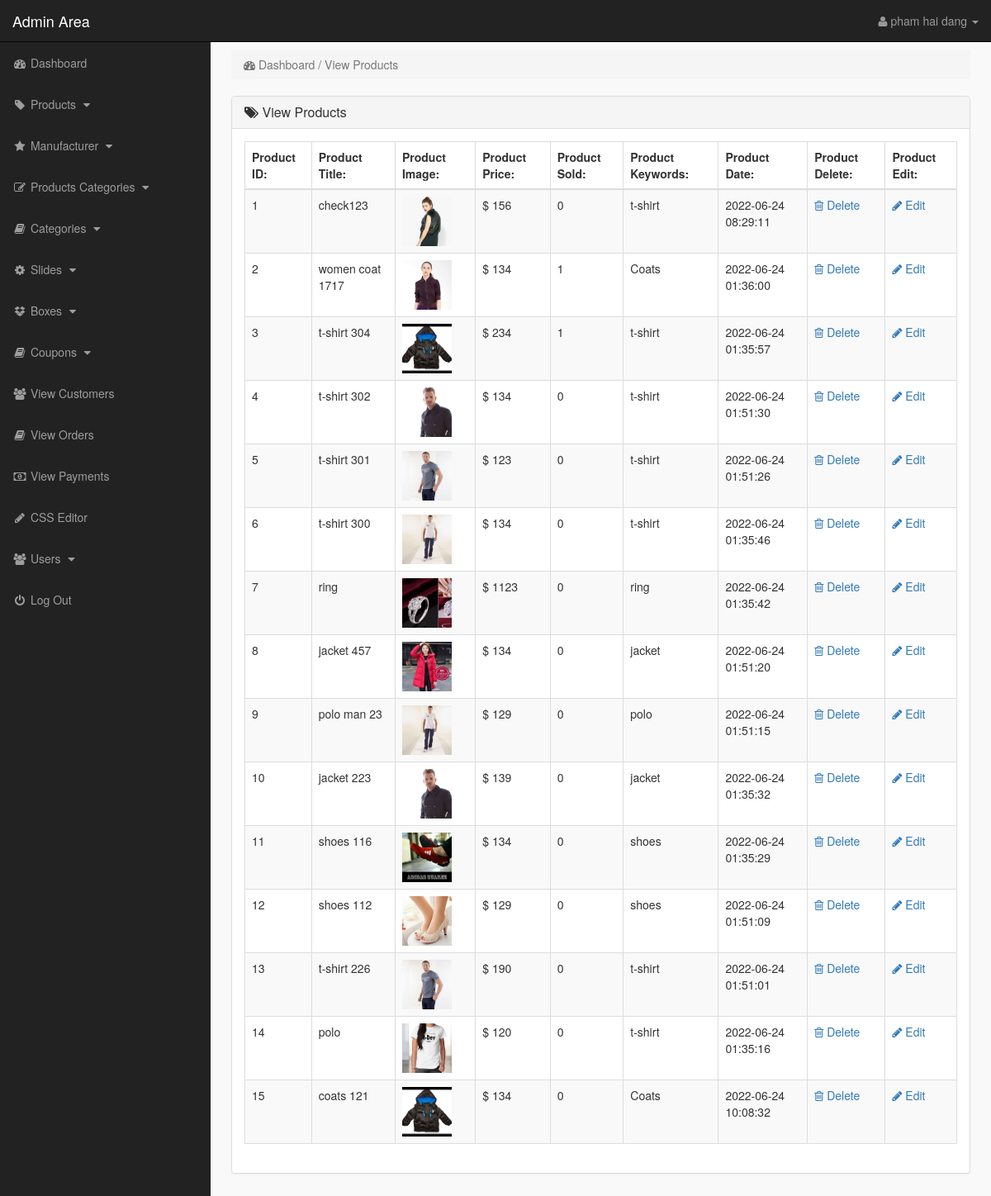
Screenshot of /ecommerce-website/admin_area/index.php?view_products (signed in) with the database file from the repository.
### tables this page shows
CREATE TABLE `tbl_products` (
  `product_id` int(10) NOT NULL,
  `manufacturer_id` int(10) NOT NULL,
  `p_cat_id` int(10) NOT NULL,
  `cat_id` int(10) NOT NULL,
  `date` timestamp NOT NULL DEFAULT current_timestamp() ON UPDATE current_timestamp(),
  `product_title` text NOT NULL,
  `product_img1` text NOT NULL,
  `product_img2` text NOT NULL,
  `product_img3` text NOT NULL,
  `product_price` int(10) NOT NULL,
  `product_desc` text NOT NULL,
  `product_keywords` text NOT NULL,
  `product_label` text NOT NULL,
  `product_sale` int(100) NOT NULL
);

### ecommerce-website/admin_area/view_products.php (the view)
<?php
    if(!isset($_SESSION['admin_email'])){
        echo "<script>window.open('login.php','_self')</script>";
    }else{
?>
<div class="row">
    <div class="col-lg-12">
        <ol class="breadcrumb">
            <li class="active">
                <i class="fa fa-dashboard"></i> Dashboard / View Products
            </li>
        </ol>
    </div>
</div>
<div class="row">
    <div class="col-lg-12">
        <div class="panel panel-default">
            <div class="panel-heading">
               <h3 class="panel-title">
                   <i class="fa fa-tags"></i>  View Products
               </h3>
            </div>
            <div class="panel-body">
                <div class="table-responsive">
                    <table class="table table-striped table-bordered table-hover">
                        <thead>
                            <tr>
                                <th> Product ID: </th>
                                <th> Product Title: </th>
                                <th> Product Image: </th>
                                <th> Product Price: </th>
                                <th> Product Sold: </th>
                                <th> Product Keywords: </th>
                                <th> Product Date: </th>
                                <th> Product Delete: </th>
                                <th> Product Edit: </th>
                            </tr>
                        </thead>
                        <tbody>
                            <?php
                                $i=0;
                                $get_pro = "select * from tbl_products order by 1 DESC";
                                $run_pro = mysqli_query($conn,$get_pro);
                                while($row_pro=mysqli_fetch_array($run_pro)){
                                    $pro_id = $row_pro['product_id'];
                                    $pro_title = $row_pro['product_title'];
                                    $pro_img1 = $row_pro['product_img1'];
                                    $pro_price = $row_pro['product_price'];
                                    $pro_keywords = $row_pro['product_keywords'];
                                    $pro_date = $row_pro['date'];
                                    $i++;
                            ?>
                            <tr>
                                <td> <?php echo $i; ?> </td>
                                <td> <?php echo $pro_title; ?> </td>
                                <td> <img src="product_images/<?php echo $pro_img1; ?>" width="60" height="60"></td>
                                <td> $ <?php echo $pro_price; ?> </td>
                                <td> <?php
                                        $get_sold = "select * from tbl_pending_order where product_id='$pro_id'";
                                        $run_sold = mysqli_query($conn,$get_sold);
                                        $count = mysqli_num_rows($run_sold);
                                        echo $count;
                                     ?>
                                </td>
                                <td> <?php echo $pro_keywords; ?> </td>
                                <td> <?php echo $pro_date ?> </td>
                                <td>
                                     <a href="index.php?delete_product=<?php echo $pro_id; ?>">
                                        <i class="fa fa-trash-o"></i> Delete
                                     </a>
                                </td>
                                <td>
                                     <a href="index.php?edit_product=<?php echo $pro_id; ?>">
                                        <i class="fa fa-pencil"></i> Edit
                                     </a>
                                </td>
                            </tr>
                            <?php } ?>
                        </tbody>
                    </table>
                </div>
            </div>
        </div>
    </div>
</div>
<?php } ?>

### ecommerce-website/admin_area/includes/sidebar.php (shortened to what this page needs)
<?php
    if(!isset($_SESSION['admin_email'])){
        echo "<script>window.open('login.php','_self')</script>";
    }else{
?>
<nav class="navbar navbar-inverse navbar-fixed-top">
    <div class="navbar-header">
        <a href="index.php?dashboard" class="navbar-brand">Admin Area</a>
    </div>
    <ul class="nav navbar-right top-nav">
        <li class="dropdown">
            <a href="#" class="dropdown-toggle" data-toggle="dropdown">
                <i class="fa fa-user"></i> <?php echo $admin_name; ?> <b class="caret"></b>
            </a>
        </li>
    </ul>
    <div class="collapse navbar-collapse navbar-ex1-collapse">
        <ul class="nav navbar-nav side-nav">
            <li>
                <a href="index.php?dashboard">
                        <i class="fa fa-fw fa-dashboard"></i> Dashboard
                </a>
            </li>
            <li>
                <a href="#" data-toggle="collapse" data-target="#products">
                        <i class="fa fa-fw fa-tag"></i> Products
                        <i class="fa fa-fw fa-caret-down"></i>
                </a>
            </li>
            <li>
                <a href="#" data-toggle="collapse" data-target="#manufacturer">
                        <i class="fa fa-fw fa-star"></i> Manufacturer
                        <i class="fa fa-fw fa-caret-down"></i>
                </a>
            </li>
            <li>
                <a href="#" data-toggle="collapse" data-target="#p_cat">
                        <i class="fa fa-fw fa-edit"></i> Products Categories
                        <i class="fa fa-fw fa-caret-down"></i>
                </a>
            </li>
            <li>
                <a href="#" data-toggle="collapse" data-target="#cat">
                        <i class="fa fa-fw fa-book"></i> Categories
                        <i class="fa fa-fw fa-caret-down"></i>
                </a>
            </li>
            <li>
                <a href="#" data-toggle="collapse" data-target="#slides">
                        <i class="fa fa-fw fa-gear"></i> Slides
                        <i class="fa fa-fw fa-caret-down"></i>
                </a>
            </li>
            <li>
                <a href="#" data-toggle="collapse" data-target="#boxes">
                        <i class="fa fa-fw fa-dropbox"></i> Boxes
                        <i class="fa fa-fw fa-caret-down"></i>
                </a>
            </li>
             <li>
                <a href="#" data-toggle="collapse" data-target="#coupon">
                        <i class="fa fa-fw fa-book"></i> Coupons
                        <i class="fa fa-fw fa-caret-down"></i>
                </a>
            </li>
            <li>
                <a href="index.php?view_customers">
                    <i class="fa fa-fw fa-users"></i> View Customers
                </a>
            </li>
            <li>
                <a href="index.php?view_orders">
                    <i class="fa fa-fw fa-book"></i> View Orders
                </a>
            </li>
            <li>
                <a href="index.php?view_payments">
                    <i class="fa fa-fw fa-money"></i> View Payments
                </a>
            </li>
            <li>
                <a href="index.php?edit_css">
                    <i class="fa fa-fw fa-pencil"></i> CSS Editor
                </a>
            </li>
            <li>
                <a href="#" data-toggle="collapse" data-target="#users">
                        <i class="fa fa-fw fa-users"></i> Users
                        <i class="fa fa-fw fa-caret-down"></i>
                </a>
            </li>
            <li>
                <a href="logout.php">
                    <i class="fa fa-fw fa-power-off"></i> Log Out
                </a>
            </li>
        </ul>
    </div>
</nav>
<?php } ?>

### ecommerce-website/admin_area/css/style.css (style rules this page uses)
body { margin-top: 100px; }
@media (min-width: 768px) { body { margin-top: 50px; } }
.top-nav { padding: 0 15px; }
.top-nav>li { float: left; display: block; }
.top-nav>li>a { color: #999999; line-height: 20px; padding-top: 15px; padding-bottom: 15px; }
@media (min-width: 768px) { .side-nav { position: fixed; top: 51px; bottom: 0; width: 255px; overflow-y: auto; overflow-x: hidden; background-color: #222222; padding-bottom: 40px; border-radius: 0; } }
@media (min-width: 768px) { .side-nav>li>a { width: 255px; } }
.panel-body { border-radius: 5px; }

### rows the page displays
tbl_products: product_title "check123", product_img1 (picture), product_price "156", count "0", product_keywords "t-shirt", date "2022-06-24 08:29:11"
tbl_products: product_title "women coat 1717", product_img1 (picture), product_price "134", count "1", product_keywords "Coats", date "2022-06-24 01:36:00"
tbl_products: product_title "t-shirt 304", product_img1 (picture), product_price "234", count "1", product_keywords "t-shirt", date "2022-06-24 01:35:57"
tbl_products: product_title "t-shirt 302", product_img1 (picture), product_price "134", count "0", product_keywords "t-shirt", date "2022-06-24 01:51:30"
tbl_products: product_title "t-shirt 301", product_img1 (picture), product_price "123", count "0", product_keywords "t-shirt", date "2022-06-24 01:51:26"
tbl_products: product_title "t-shirt 300", product_img1 (picture), product_price "134", count "0", product_keywords "t-shirt", date "2022-06-24 01:35:46"
tbl_products: product_title "ring", product_img1 (picture), product_price "1123", count "0", product_keywords "ring", date "2022-06-24 01:35:42"
tbl_products: product_title "jacket 457", product_img1 (picture), product_price "134", count "0", product_keywords "jacket", date "2022-06-24 01:51:20"
tbl_products: product_title "polo man 23", product_img1 (picture), product_price "129", count "0", product_keywords "polo", date "2022-06-24 01:51:15"
tbl_products: product_title "jacket 223", product_img1 (picture), product_price "139", count "0", product_keywords "jacket", date "2022-06-24 01:35:32"
tbl_products: product_title "shoes 116", product_img1 (picture), product_price "134", count "0", product_keywords "shoes", date "2022-06-24 01:35:29"
tbl_products: product_title "shoes 112", product_img1 (picture), product_price "129", count "0", product_keywords "shoes", date "2022-06-24 01:51:09"
tbl_products: product_title "t-shirt 226", product_img1 (picture), product_price "190", count "0", product_keywords "t-shirt", date "2022-06-24 01:51:01"
tbl_products: product_title "polo", product_img1 (picture), product_price "120", count "0", product_keywords "t-shirt", date "2022-06-24 01:35:16"
tbl_products: product_title "coats 121", product_img1 (picture), product_price "134", count "0", product_keywords "Coats", date "2022-06-24 10:08:32"

### other values shown
$admin_name "pham hai dang"
